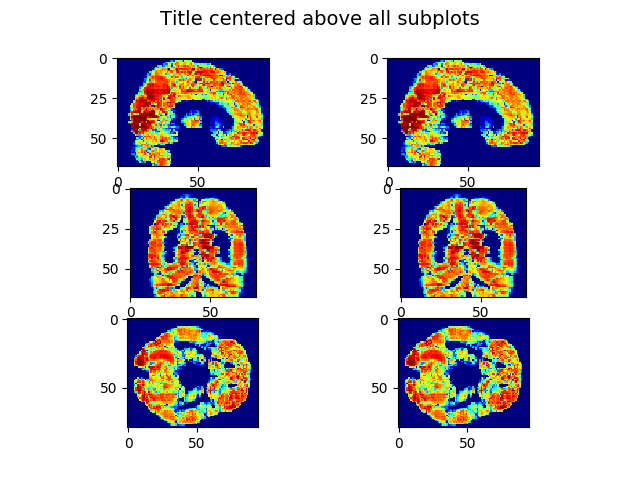

Write Python code to recreate this figure.
import matplotlib
matplotlib.use('Agg')
import os
import numpy as np
import tensorflow as tf
import settings
from lib import session_helper as session
from lib import reconstruct_helpers as recons
from lib.data_loader import utils_images3d
from lib.utils import output_utils as output
from lib.vae import CVAE

path_image = "reconstruction_individual_images.png"
#AD 123
#NOR 22
patients_selected_per_class = {"NOR": 22, "AD": 123}
logs = True
regions_used = "all"
session_name = "test_saving_meta_PET_15_07_2017_21:34"

#images_used = "MRI_WM"
#images_used = "MRI_GM"
images_used = "PET"

#vae_used = "dense_vae"
vae_used = "conv_vae"
iters = 100

#where_to_mean_data = "after_encoding"
#where_to_mean_data = "before_encoding"
where_to_mean_data = "no_mean_individual_input"

list_regions = session.select_regions_to_evaluate(regions_used)
path_session = os.path.join(settings.path_to_general_out_folder, session_name)
path_meta = os.path.join(path_session, "meta")
print(path_meta)

stack_region_to_3dimg, patient_labels, n_samples, cmap = \
    recons.load_desired_stacked_and_parameters(images_used, list_regions, )

data_to_encode_per_region = \
    recons.get_data_to_encode_per_region(
        stack_region_to_3dimg,where_to_mean_data, patient_labels,
        patients_selected_if_individual_treatment=
        patients_selected_per_class)

reconstruction_per_region = {}
for region in list_regions:
    print("region {} selected".format(region))
    meta_region_file = "region_{0}-{1}".format(region, iters)
    path_meta_region = os.path.join(path_meta, meta_region_file)
    tf.reset_default_graph()

    # CVAE encoding
    hyperparams = {}
    hyperparams['image_shape'] = data_to_encode_per_region[region].shape[1:]
    cvae = CVAE.CVAE(hyperparams=hyperparams, meta_path=path_meta_region)

    # encoding_images
    print("Encoding")
    encoding_out = cvae.encode(data_to_encode_per_region[region])

    data_to_decode = recons.get_data_to_decode(
        where_to_mean_data, encoding_out["mean"], patient_labels)

    if logs:
        print("Shape enconding_out mean {}".format(data_to_decode.shape))

    print("Decoding")
    images_3d_regenerated = cvae.decoder(latent_layer_input=data_to_decode,
            original_images=data_to_encode_per_region[region])

    reconstruction_per_region[region] = images_3d_regenerated
    if logs:
        print("images regenerated shape {}".format(images_3d_regenerated.shape))


print("Mapping Reconstructing images")
whole_reconstruction = \
    utils_images3d.map_region_segmented_over_full_image(reconstruction_per_region, images_used)
print("Mapping Reconstructing images ended")

output.from_3d_image_to_nifti_file(path_to_save="example_neg",
                                   image3d=whole_reconstruction[0, :, :, :])

output.from_3d_image_to_nifti_file(path_to_save="example_pos",
                                   image3d=whole_reconstruction[1, :, :, :])

recons.plot_most_discriminative_section(
    img3d_1=whole_reconstruction[0, :, :, :],
    img3d_2=whole_reconstruction[1, :, :, :],
    path_to_save_image=path_image,
    cmap=cmap)

if logs:
    evaluate_difference_full_image = whole_reconstruction[0, :, :, :].flatten() \
                                     - whole_reconstruction[1, :, :, :].flatten()
    total_difference = sum(abs(evaluate_difference_full_image))
    print("Total difference between images reconstructed {0}".format(total_difference))
